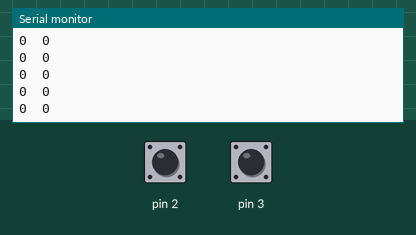
Simulated run of this sketch. Board: Arduino Uno, built with avr-gcc and run on an emulated ATmega328P. Shown: the last lines printed to the serial monitor. The test bench sets the inputs (shaded band); at power-on: pin 3 HIGH, pin 2 HIGH.

Above: at 1.2 s.
1.3 s: pin 3 pulled LOW for 0.15 s
At 2.0 s:
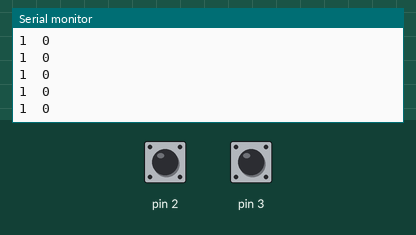
2.9 s: pin 3 pulled LOW for 1 s
At 3.4 s:
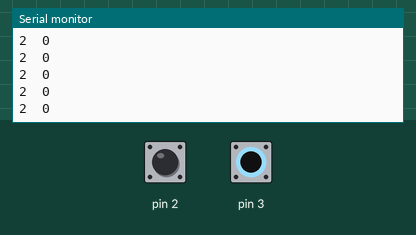
Timing chart, 0 to 5.9 s (numbered marks = the images above; inputs shaded):
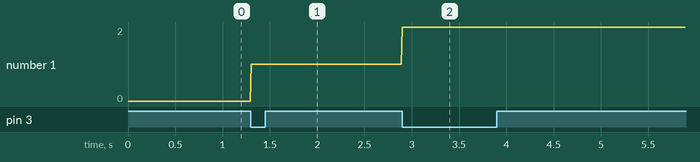

The sketch:

bianmaqi.ino
```cpp
void setup() {
  // put your setup code here, to run once:
pinMode(2,INPUT_PULLUP);
pinMode(3,INPUT_PULLUP);
Serial.begin(115200);
attachInterrupt(1, fangxiang, FALLING);
}
long s=0,last=0;
void fangxiang(){
  if(PIND&0X04){
    s++;
  }
  else {
  s--;
  }
}
int speed=0,x=0;
void loop() {
speed=(s-last);
last=s;
Serial.print(s);
Serial.print("\t");
Serial.println(speed);
if(speed>0)digitalWrite(13,1);else digitalWrite(13,0);
delay(10);
}
```

Measured:
- after the input at 1.3 s, the serial monitor: prints a new line at once (image 1)
- after the input at 2.9 s, the serial monitor: prints a new line at once (image 2)
- plotted number 1: 0 → 1 after the input at 1.3 s, 1 → 2 after the input at 2.9 s
